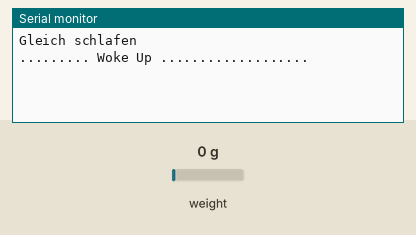
A sketch run on a simulated ESP32. On the bench: the last lines printed to the serial monitor. Inputs (shaded band) come from the test bench; at power-on: weight on the scale 0 g. WiFi joins after 1.5 s; servers stay silent unless stated; uploads are accepted with an empty reply; the camera gives no picture.

Above: at 3.1 s.
3.2 s: weight on the scale set to 100 g
At 6.8 s:
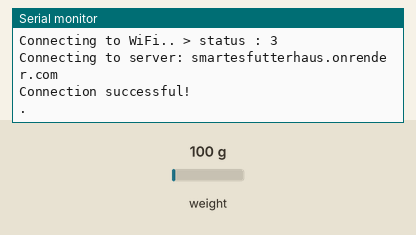
7.0 s: weight on the scale set to 1250 g
At 10.8 s:
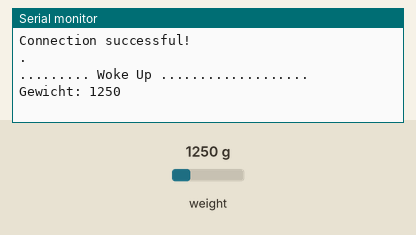

The sketch:

esp_code.ino
```cpp
#include <Arduino.h>
#include <WiFi.h>
#include <WiFiClientSecure.h>
#include "soc/soc.h"
#include "soc/rtc_cntl_reg.h"
#include "esp_camera.h"
#include "HX711.h"

//WIFI
const char* ssid = "welcome";
const char* password = "";
String serverName = "smartesfutterhaus.onrender.com";
String serverPath = "/";
const int serverPort = 443; //server port for HTTPS
WiFiClientSecure client;


// CAMERA_MODEL_AI_THINKER
#define PWDN_GPIO_NUM     32
#define RESET_GPIO_NUM    -1
#define XCLK_GPIO_NUM      0
#define SIOD_GPIO_NUM     26
#define SIOC_GPIO_NUM     27
#define Y9_GPIO_NUM       35
#define Y8_GPIO_NUM       34
#define Y7_GPIO_NUM       39
#define Y6_GPIO_NUM       36
#define Y5_GPIO_NUM       21
#define Y4_GPIO_NUM       19
#define Y3_GPIO_NUM       18
#define Y2_GPIO_NUM        5
#define VSYNC_GPIO_NUM    25
#define HREF_GPIO_NUM     23
#define PCLK_GPIO_NUM     22


//LOADCELL
const int LOADCELL_DOUT_PIN = 13;
const int LOADCELL_SCK_PIN = 12;
const int calibrationfaktor = 380;
long weight;
HX711 scale;


//SETUP
void setup() {
  WRITE_PERI_REG(RTC_CNTL_BROWN_OUT_REG, 0);
  Serial.begin(115200); //BAUD RATE

  //WIFI setup
  WiFi.enableSTA(true);
  WiFi.mode(WIFI_STA);

  //CAM config
  camera_config_t config;
  config.ledc_channel = LEDC_CHANNEL_0;
  config.ledc_timer = LEDC_TIMER_0;
  config.pin_d0 = Y2_GPIO_NUM;
  config.pin_d1 = Y3_GPIO_NUM;
  config.pin_d2 = Y4_GPIO_NUM;
  config.pin_d3 = Y5_GPIO_NUM;
  config.pin_d4 = Y6_GPIO_NUM;
  config.pin_d5 = Y7_GPIO_NUM;
  config.pin_d6 = Y8_GPIO_NUM;
  config.pin_d7 = Y9_GPIO_NUM;
  config.pin_xclk = XCLK_GPIO_NUM;
  config.pin_pclk = PCLK_GPIO_NUM;
  config.pin_vsync = VSYNC_GPIO_NUM;
  config.pin_href = HREF_GPIO_NUM;
  config.pin_sscb_sda = SIOD_GPIO_NUM;
  config.pin_sscb_scl = SIOC_GPIO_NUM;
  config.pin_pwdn = PWDN_GPIO_NUM;
  config.pin_reset = RESET_GPIO_NUM;
  config.xclk_freq_hz = 20000000;
  config.pixel_format = PIXFORMAT_JPEG;

  // init with high specs to pre-allocate larger buffers
  if(psramFound()){
    config.frame_size = FRAMESIZE_SVGA;
    config.jpeg_quality = 10;  //0-63 lower number means higher quality
    config.fb_count = 2;
  } else {
    config.frame_size = FRAMESIZE_CIF;
    config.jpeg_quality = 12;  //0-63 lower number means higher quality
    config.fb_count = 1;
  }

  // camera init
  esp_err_t err = esp_camera_init(&config);
  if (err != ESP_OK) {
    Serial.printf("Camera init failed with error 0x%x", err);
    delay(1000);
    ESP.restart();
  }

  //loadcell init
  scale.begin(LOADCELL_DOUT_PIN, LOADCELL_SCK_PIN);
  scale.set_scale(calibrationfaktor);
  scale.tare(5);

  //lightsleep init
  pinMode(15, INPUT);
  gpio_wakeup_enable(GPIO_NUM_15, GPIO_INTR_HIGH_LEVEL);
  esp_sleep_enable_gpio_wakeup();
  WiFi.disconnect(true);
  Serial.println("Gleich schlafen");
  Serial.flush();
  delay( 100 );
  esp_light_sleep_start();
  delay(10);
}


void loop() {
    Serial.println("......... Woke Up ...................");
    wakeUpRoutine();
    delay(100);
}


void connectWiFi(){
  WiFi.enableSTA(true);
  WiFi.mode(WIFI_STA);
  delay(10);
  WiFi.begin(ssid, password);
  int counter = 0;

  while( WiFi.status() != WL_CONNECTED) {
    delay(1000);
    Serial.println("Connecting to WiFi.. > status : " + String(WiFi.status()));
    counter++;
    if(counter >= 25){
      WiFi.begin(ssid, password);
      counter = 0;
    }
  }

  delay( 10 );
}


void wakeUpRoutine(){

  //get weight
  if (scale.is_ready()) {
    weight = scale.get_units(20);
    Serial.print("Gewicht: ");
    Serial.println(weight);
  } else {
    Serial.println("HX711 not found.");
    weight = 0;
  }

  //take photo and send data
  if(weight > 3){
    //reconnect to wifi and send image to server
    connectWiFi();
    sendPhoto();
  }

  //back to sleep
  WiFi.disconnect(true);
  Serial.flush();
  delay(100);
  esp_light_sleep_start();
  delay(10);
}


void sendPhoto() {
  String getAll;
  String getBody;

  camera_fb_t * fb = NULL;
  fb = esp_camera_fb_get(); //get cam frame buffer
  if(!fb) {
    Serial.println("Camera capture failed");
    delay(1000);
    ESP.restart();
  }

  Serial.println("Connecting to server: " + serverName);

  client.setInsecure(); //skip certificate validation
  if (client.connect(serverName.c_str(), serverPort)) {

    Serial.println("Connection successful!");

    //define request
    String head1 = "--XXX\r\nContent-Disposition: form-data; name=\"password\"\r\n\r\nSWH2023\r\n--XXX\r\nContent-Disposition: form-data; name=\"weight\"\r\n\r\n";
    String head2 = head1 + weight;
    String head = head2 + "\r\n--XXX\r\nContent-Disposition: form-data; name=\"img\"; filename=\"esp32-cam.jpg\"\r\nContent-Type: image/jpeg\r\n\r\n";
    String tail = "\r\n--XXX--\r\n";

    uint32_t imgLen = fb->len;
    uint32_t requestLen = head.length() + tail.length();
    uint32_t totalLen = imgLen + requestLen;

    //send request
    client.println("POST " + serverPath + " HTTP/1.1");
    client.println("Host: " + serverName);
    client.println("Content-Length: " + String(totalLen));
    client.println("Content-Type: multipart/form-data; boundary=XXX\r\n\r\n");
    client.print(head);

    //send img
    uint8_t *fbBuf = fb->buf;
    size_t fbLen = fb->len;
    for (size_t n=0; n<fbLen; n=n+1024) {
      if (n+1024 < fbLen) {
        client.write(fbBuf, 1024);
        fbBuf += 1024;
      }
      else if (fbLen%1024>0) {
        size_t remainder = fbLen%1024;
        client.write(fbBuf, remainder);
      }
    }
    client.print(tail);

    esp_camera_fb_return(fb);

    int timoutTimer = 180000;
    long startTimer = millis();
    boolean state = false;

    //read answer
    while ((startTimer + timoutTimer) > millis()) {
      Serial.print(".");
      delay(500);
      while (client.available()) {
        char c = client.read();
        if (c == '\n') {
          if (getAll.length()==0) { state=true; }
          getAll = "";
        }
        else if (c != '\r') { getAll += String(c); }
        if (state==true) { getBody += String(c); }
        startTimer = millis();
      }
      if (getBody.length()>0) { break; }
    }
    Serial.println();
    client.stop();
    Serial.println(getBody);
  }
  else {
    Serial.println("Connection to " + serverName +  " failed.");
  }
}
```

Measured:
- after the input at 3.2 s, the serial monitor: prints a new line after 0.71 s (image 1)
- after the input at 7.0 s, the serial monitor: prints a new line after 3.0 s (image 2)
